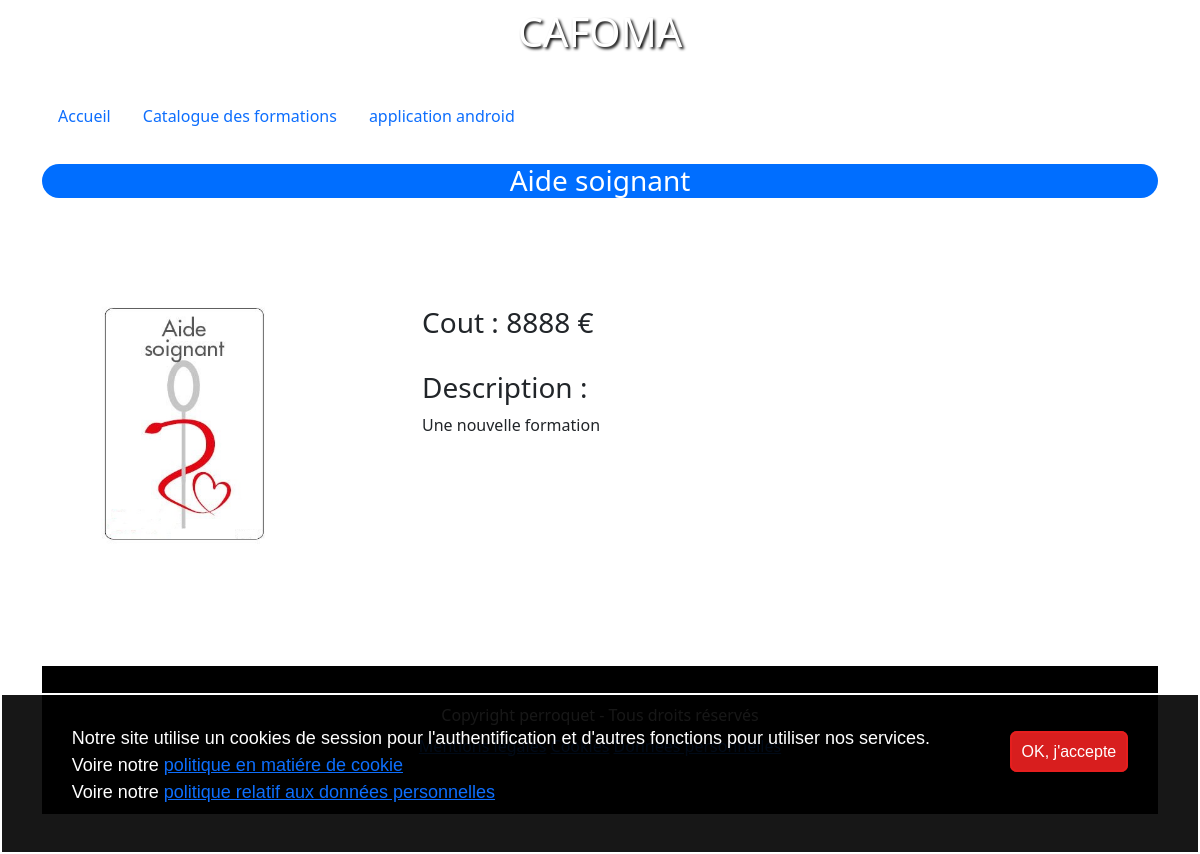
Page /index.php?action=afficher-formation&id=4 on the committed database.
### tables this page shows
CREATE TABLE `formations` (
  `id` int(11) NOT NULL AUTO_INCREMENT,
  `nom` varchar(255) DEFAULT NULL,
  `description` longtext DEFAULT NULL,
  `cout` double DEFAULT NULL,
  `image` varchar(255) NOT NULL,
  `createur` varchar(255) NOT NULL,
  PRIMARY KEY (`id`),
  KEY `formations_login_FK` (`createur`),
  CONSTRAINT `formations_login_FK` FOREIGN KEY (`createur`) REFERENCES `utilisateur` (`login`)
);

### controleur/FormationControleur.class.php (called while the page is built, shortened)
<?php
require_once "model/FormationDao.class.php";
require_once "model/RessourceDao.class.php";
class FormationsController{
    private $formationDao;
    public function __construct(){
        $this->formationDao = FormationDao::getInstance();
    }
    function afficherFormation($id){
        $formation=$this->formationDao->findOneFormationById($id);
        require "vue/afficherformation.view.php";
    }
}
?>

### model/FormationDao.class.php (called while the page is built, shortened)
<?php
require_once "Connexion.class.php";
require_once "Formation.class.php";
require_once "RessourceDao.class.php";
class FormationDao extends Connexion {
    private static $_instance = null;
    public static function getInstance() {
        if(is_null(self::$_instance)) {
            self::$_instance = new FormationDao();
        }
        return self::$_instance;
    }
    function findOneFormationById($id){
        $stmt = $this->getBdd()->prepare("SELECT * FROM formations WHERE id=:id");
        $stmt->bindValue(":id",$id,PDO::PARAM_STR);
        $cpt = $stmt->execute();
        $formation = $stmt->fetch(PDO::FETCH_ASSOC);
        $l=new Formation($formation['id'], $formation['nom'], $formation['description'], $formation['cout'], $formation['image'],$formation['createur']);
        $ressourceDao = RessourceDao::getInstance();
        $r=$ressourceDao->findAllRessourceById($l->getId());
        $l->setListeRessource($r);
        return $l;
    }
}
?>

### model/Connexion.class.php (called while the page is built, shortened)
<?php
abstract class Connexion {
    private static $pdo;
    private static $servername = 'localhost';
    private static $username = 'u166297419_userformation';
    private static $password = 'iNO9par?]G9';
    private static $dbname = 'u166297419_formation';
    private static function setBdd(){
        self::$pdo = new PDO("mysql:host=".self::$servername.";dbname=".self::$dbname.";charset=utf8",self::$username,self::$password);
        self::$pdo->setAttribute(PDO::ATTR_ERRMODE,PDO::ERRMODE_WARNING);
    }
    protected function getBdd(){
        return self::$pdo;
    }
}
?>

### model/RessourceDao.class.php (called while the page is built, shortened)
<?php
require_once "Connexion.class.php";
require_once "Formation.class.php";
class RessourceDao extends Connexion {
    private static $_instance = null;
    public static function getInstance() {
        if(is_null(self::$_instance)) {
            self::$_instance = new RessourceDao();
        }
        return self::$_instance;
    }
    function findAllRessourceById($id){
        $stmt = $this->getBdd()->prepare("SELECT * FROM formationmodules WHERE idformation=:id");
        $stmt->bindValue(":id",$id,PDO::PARAM_STR);
        $cpt = $stmt->execute();
        $moduleListBd = $stmt->fetchAll(PDO::FETCH_ASSOC);
        if(isset($moduleListBd)){
            foreach($moduleListBd as $ressourceBd){
                $ressource = new Ressource($ressourceBd['idmodules'], $ressourceBd['idformation'],  $ressourceBd['description'], $ressourceBd['ressource']);
                $ressources[]=$ressource;
            }
            return isset($ressources) ? $ressources : array(1 => new Ressource (1,$id,"Aucune ressource pour le moment",""));
        }
    }
}
?>

### model/Formation.class.php (called while the page is built, shortened)
<?php
class Formation implements JsonSerializable {
    private $id;
    private $nom;
    private $cout;
    private $image;
    private $description;
    function __construct($id, $nom, $description, $cout, $image,$createur) {
        $this->id = $id;
        $this->nom = $nom;
        $this->description = $description;
        $this->cout = $cout;
        $this->image = $image;
    }
    public function getId(){return $this->id;}
    public function getNom(){return $this->nom;}
    public function getImage(){return $this->image;}
    public function getDescription(){return $this->description;}
    public function getCout(){return $this->cout;}
}
?>

### outil/Securite.class.php (called while the page is built, shortened)
<?php
class Securite {
    public static function isConnected(){
        return (isset($_SESSION['role']) && !empty($_SESSION['role']));
    }
}

### vue/afficherFormation.view.php (the view, shortened to what this page needs)
<br>
<div class="row">
    <div class="col-4">
        <img  style="width:80%; height:auto" src="../public/images/<?= $formation->getImage(); ?>">
    </div>
    <div class="col-8">
        <br>
        <h3>Cout : <?= $formation->getCout(); ?> €</h3>
        <br>
        <h3>Description :</h3>
        <p><?= $formation->getDescription(); ?></p>
    </div>
</div>
<?php
$content = ob_get_clean();
$titre = $formation->getNom();
require "template.view.php";
?>

### vue/template.view.php (shortened to what this page needs)
<?php
    require_once "outil/Securite.class.php";
?>
<!DOCTYPE html>
<html lang="en">
<head>
    <link href="https://cdn.jsdelivr.net/npm/bootstrap@5.1.3/dist/css/bootstrap.min.css" rel="stylesheet">
    <link rel="stylesheet" href="./css/style.css" type="text/css" media="screen" />
</head>
<body >
<div class="container">
    <h1 class="relief">CAFOMA</h1>
    <h1 class="relief"><h1>
</div>
    <div class="container">
        <div class="row">
            <div class="col-11">
                <ul class="nav">
                    <li class="nav-item">
                        <a class="nav-link active" href="index.php">Accueil</a>
                    </li>
                    <li class="nav-item">
                        <a class="nav-link" href="index.php?action=afficher-catalogue">Catalogue des formations</a> <?php ?>
                    </li>
                    <?php if(!Securite::isConnected()){?>
                    <li class="nav-item">
                        <a class="nav-link" href="index.php?action=android">application android</a>
                    </li>
                    <?php } ?>
                </ul>
            </div>
            <div class="col-1 text-right">
            </div>
       </div>
    </div>
    <div class="container">
        <h2><?php echo $titre ?></h2>
        <?php echo $content ?>
    </div>
    <div class="container">
        <footer>
            <h6>Copyright perroquet - Tous droits réservés</h6>
            <p class="text-center">
                <a href="index.php?action=mentions-legales">Mentions légales</a>
                <a href="index.php?action=cookies">Cookies</a>
                <a href="index.php?action=donnees-personnelles">Données personnelles</a>
            </p>
        </footer>
    </div>
    <?php if(!isset($_COOKIE['cookie-accept'])){ ?>
    <div class="banniere">
        <div class="text-banniere">
            <p>
                Notre site utilise un cookies de session pour l'authentification et d'autres fonctions pour utiliser nos services.<br>
                Voire notre <a href="index.php?action=cookies">politique en matiére de cookie</a><br>
                Voire notre <a href="index.php?action=donnees-personnelles">politique relatif aux données personnelles</a>
            </p>
        </div>
        <div class="button-banniere">
            <a href="?cookie-accept">OK, j'accepte</a>
        </div>
    </div>
    <?php } ?>
</body>
</html>

### css/style.css (style rules this page uses)
h1 { margin: auto; color : white; text-align: center; text-shadow: 2px 2px 3px black; padding: 8px; }
h2 { background-color: rgb(0, 110, 255); border-radius: 40px; text-align: center; color: white; font-size: 28px; margin-top: 28px; margin-bottom: 60px; }
p { text-align: justify; }
footer { background-color:black; color: white; margin-top: 100px; margin-bottom: 40px; padding: 40px; text-align: center; }
.banniere { border: solid 2px white; background: rgba(0,0,0,0.911); position: fixed; bottom: 0; left: 0; width: 100%; color: white; display: flex; justify-content: space-around; padding: 30px; font-family: "Signika Negative", sans-serif; }
.text-banniere p { font-size: large; }
.button-banniere { padding-top: 15px; }
.button-banniere a { border: solid 2px rgb(230,30,30); padding: 10px; background: rgb(216,30,30); border-radius: 7px; color: white; text-decoration: none; }

### rows in the picture
formations: nom "Aide soignant", image (picture), cout "8888", description "Une nouvelle formation"
